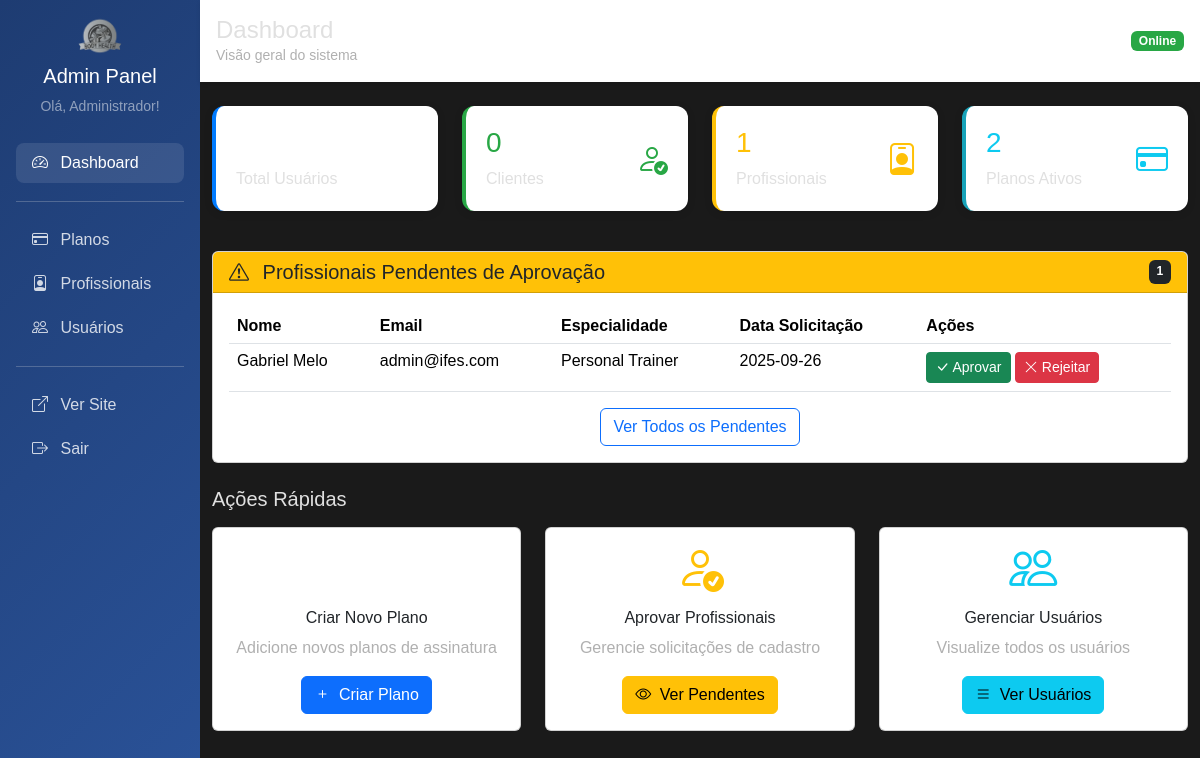
The page /admin (signed in) on the database as committed earlier.
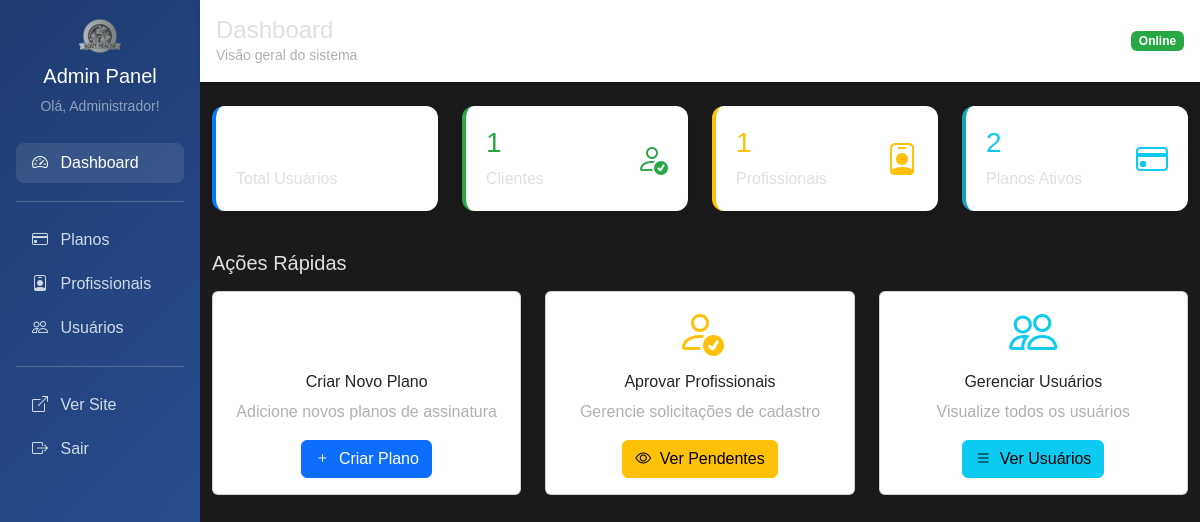
The same page on the database as committed later.
### tables this page shows
CREATE TABLE profissional (
    id INTEGER PRIMARY KEY,
    especialidade TEXT NOT NULL,
    registro_profissional TEXT,
    status TEXT DEFAULT 'pendente',
    data_solicitacao TIMESTAMP DEFAULT CURRENT_TIMESTAMP,
    data_aprovacao TIMESTAMP,
    aprovado_por INTEGER, cpf_cnpj TEXT, foto_registro TEXT,
    FOREIGN KEY (id) REFERENCES usuario(id),
    FOREIGN KEY (aprovado_por) REFERENCES usuario(id)
);

CREATE TABLE usuario (
    id INTEGER PRIMARY KEY AUTOINCREMENT,
    nome TEXT NOT NULL,
    email TEXT UNIQUE NOT NULL,
    senha TEXT NOT NULL,
    perfil TEXT NOT NULL DEFAULT 'cliente',
    foto TEXT,
    token_redefinicao TEXT,
    data_token TIMESTAMP,
    data_cadastro TIMESTAMP DEFAULT CURRENT_TIMESTAMP
);

### main.py (the view)
@app.get("/admin")
@requer_autenticacao(['admin'])
async def admin_dashboard(request: Request, usuario_logado: dict = Depends(obter_usuario_logado)):
    total_usuarios = len(usuario_repo.obter_todos())
    total_clientes = len(cliente_repo.obter_todos())
    total_profissionais = len(profissional_repo.obter_todos())
    total_planos = len(plano_repo.obter_todos())
    profissionais_pendentes = profissional_repo.obter_pendentes()
    estatisticas = {
        "total_usuarios": total_usuarios,
        "total_clientes": total_clientes,
        "total_profissionais": total_profissionais,
        "total_planos": total_planos,
        "profissionais_pendentes": len(profissionais_pendentes)
    }
    return templates.TemplateResponse("admin/dashboard.html", {
        "request": request,
        "usuario": usuario_logado,
        "estatisticas": estatisticas,
        "profissionais_pendentes": profissionais_pendentes[:5]
    })

### templates/admin/dashboard.html (shortened to what the changed rows need)
{% extends "admin/base_admin.html" %}
{% block content %}
    <div class="row mb-4">
        <div class="col-md-3 mb-3">
            <div class="stats-card success">
                <div class="d-flex justify-content-between">
                    <div>
                        <h3 class="text-success">{{ estatisticas.total_clientes }}</h3>
                        <p class="mb-0">Clientes</p>
                    </div>
                </div>
            </div>
        </div>
    </div>
    {% if estatisticas.profissionais_pendentes > 0 %}
    <div class="row mb-4">
        <div class="col-12">
            <div class="card">
                <div class="card-header bg-warning text-dark d-flex justify-content-between">
                    <h5 class="mb-0">
                        <i class="bi bi-exclamation-triangle me-2"></i>
                        Profissionais Pendentes de Aprovação
                    </h5>
                    <span class="badge bg-dark">{{ estatisticas.profissionais_pendentes }}</span>
                </div>
                <div class="card-body">
                    {% if profissionais_pendentes %}
                        <div class="table-responsive">
                            <table class="table table-hover">
                                <thead>
                                    <tr>
                                        <th>Nome</th>
                                        <th>Email</th>
                                        <th>Especialidade</th>
                                        <th>Data Solicitação</th>
                                        <th>Ações</th>
                                    </tr>
                                </thead>
                                <tbody>
                                    {% for prof in profissionais_pendentes %}
                                    <tr>
                                        <td>{{ prof.nome }}</td>
                                        <td>{{ prof.email }}</td>
                                        <td>{{ prof.especialidade }}</td>
                                        <td>{{ prof.data_solicitacao[:10] if prof.data_solicitacao else "Não definido" }}</td>
                                        <td>
                                            <form method="post" action="/admin/profissionais/aprovar/{{ prof.id }}" class="d-inline">
                                                <button type="submit" class="btn btn-success btn-sm">
                                                    <i class="bi bi-check-lg"></i> Aprovar
                                                </button>
                                            </form>
                                            <form method="post" action="/admin/profissionais/rejeitar/{{ prof.id }}" class="d-inline">
                                                <button type="submit" class="btn btn-danger btn-sm">
                                                    <i class="bi bi-x-lg"></i> Rejeitar
                                                </button>
                                            </form>
                                        </td>
                                    </tr>
                                    {% endfor %}
                                </tbody>
                            </table>
                        </div>
                        <div class="text-center">
                            <a href="/admin/profissionais/pendentes" class="btn btn-outline-primary">
                                Ver Todos os Pendentes
                            </a>
                        </div>
                    {% endif %}
                </div>
            </div>
        </div>
    </div>
    {% endif %}
{% endblock %}

Rows that differ between the two databases and show on the page:
no longer on this page (row edited): profissional: nome "Gabriel Melo", email "admin@ifes.com", especialidade "Personal Trainer", data_solicitacao "2025-09-26"
Other text that changed with them:
{{ estatisticas.total_clientes }}: "0" → "1"
{{ estatisticas.profissionais_pendentes }}: "1" → (not shown)
text no longer shown: "Profissionais Pendentes de Aprovação Nome Email Especialidade Data Solicitação Ações Ver Todos os Pendentes"
